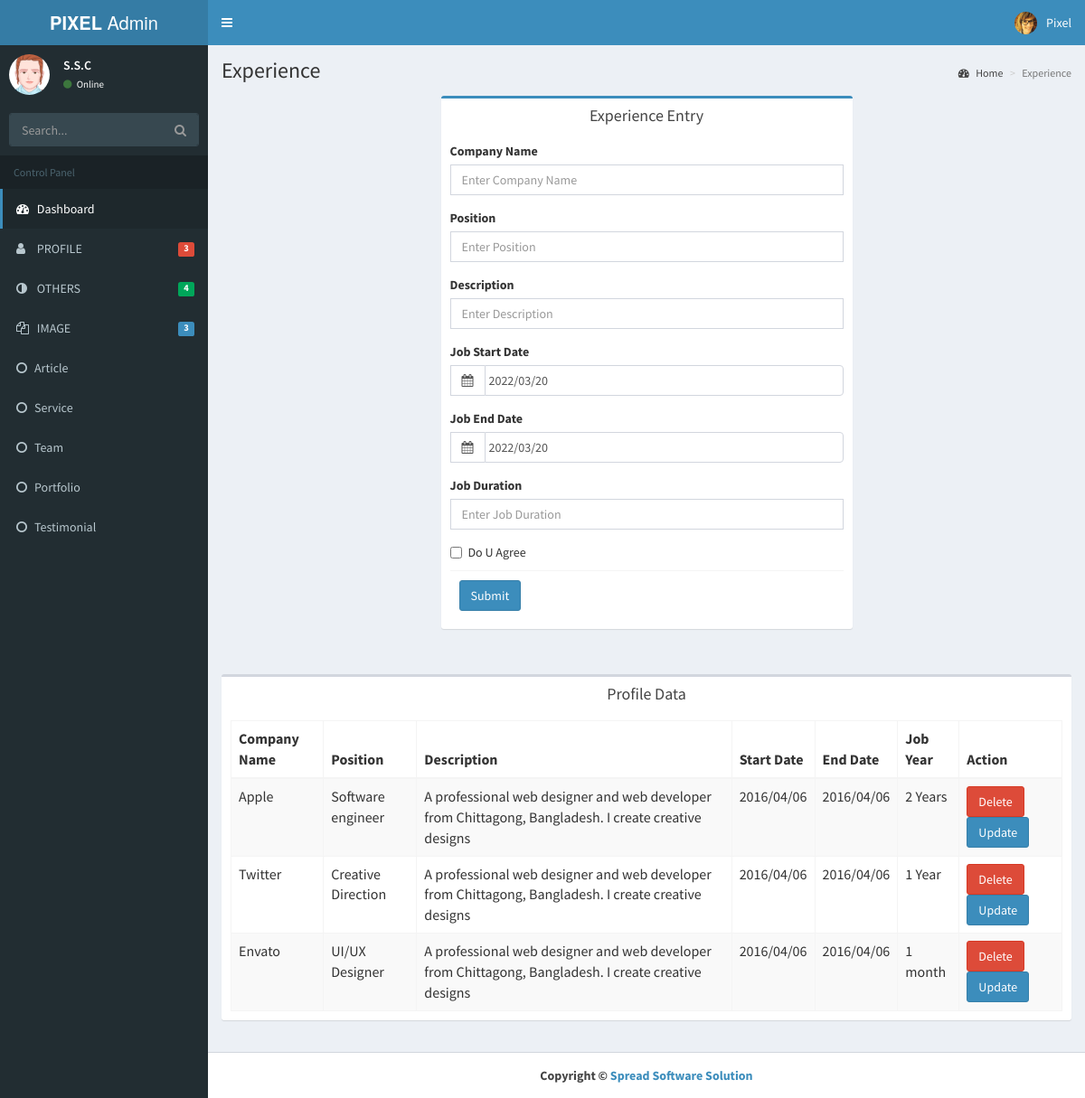
/admin/dashboard.php?page=experience_content (signed in), run on the app's committed database.
### tables this page shows
CREATE TABLE IF NOT EXISTS `experience` (
`id` int(11) NOT NULL,
  `companyName` varchar(50) DEFAULT NULL,
  `position` varchar(50) DEFAULT NULL,
  `description` varchar(100) DEFAULT NULL,
  `startDate` varchar(50) DEFAULT NULL,
  `endDate` varchar(50) DEFAULT NULL,
  `jyear` varchar(20) DEFAULT NULL
);

### core/dbe.inc.php (called while the page is built, shortened)
<?php
    function connect() {
        $mysql_host = 'localhost';
        $mysql_user = 'root';
        $mysql_pass = '';
        $mysql_db = 'blogadmin';
        static $connection;
        if(!isset($connection)) {
            $connection = mysqli_connect($mysql_host,$mysql_user,$mysql_pass,$mysql_db);
        }
        return $connection;
    }
    function query($query) {
        $connection = connect();
        $result = mysqli_query($connection,$query);
        return $result;
    }
    function fetchData($query) {
        $rows = array();
        $result = query($query);
        while ($row = mysqli_fetch_assoc($result)) {
            $rows[] = $row;
        }
        return $rows;
    }
?>

### components/adminuser/experience_content.php (the view, shortened to what this page needs)
       <div class="content-wrapper">
        <section class="content-header">
          <h1>
            Experience
          </h1>
          <ol class="breadcrumb">
            <li><a href="#"><i class="fa fa-dashboard"></i> Home</a></li>
            <li class="active">Experience</li>
          </ol>
        </section>
        <section class="content">
          <div class="row">
            <div class="col-md-6 col-md-offset-3">
              <div class="box box-primary">
                <div class="box-header" style="text-align:center">
                  <h3 class="box-title">Experience Entry</h3>
                </div>
            <form role="form" method="post" name="profile" id = "profile" enctype="multipart/form-data">
                <div class="box-body">
                <div class="form-group">
                      <label for="companyName">Company Name</label>
                      <input type="text" class="form-control" id="companyName"  name="companyName" placeholder="Enter Company Name">
                </div>
                <div class="form-group">
                      <label for="position">Position</label>
                      <input type="text" class="form-control" id="position"  name="position" placeholder="Enter Position">
                </div>
                <div class="form-group">
                      <label for="description">Description</label>
                      <input type="text" class="form-control" id="description"  name="description" placeholder="Enter Description">
                </div>
                <div class="form-group">
                      <label for="startDate">Job Start Date</label>
                      	<div class="input-group">
                      <div class="input-group-addon">
                        <i class="fa fa-calendar"></i>
                      </div>
                       <input type="text" class="datepicker form-control"  data-date-format="yyyy/mm/dd" id="startDate" name="startDate" placeholder="Job Start Date"/>
                       </div>
                </div>
                <div class="form-group">
                      <label for="startDate">Job End Date</label>
                      	<div class="input-group">
                      <div class="input-group-addon">
                        <i class="fa fa-calendar"></i>
                      </div>
                       <input type="text" class="datepicker form-control"  data-date-format="yyyy/mm/dd" id="endDate" name="endDate" placeholder="Job End Date"/>
                       </div>
                </div>
                <div class="form-group">
                      <label for="age">Job Duration</label>
                      <input type="text" class="form-control" id="jyear"  name="jyear" placeholder="Enter Job Duration">
                </div>
                 <div class="checkbox">
                      <label>
                        <input type="checkbox"> Do U Agree
                      </label>
                 </div>
                  <div class="box-footer">
                    <button type="submit" class="btn btn-primary" name="upload" id="upload">Submit</button>
                  </div>
                </div>
                </form>
              </div>
            </div>
          </div>
        </section>
        <section class="content">
          <div class="row">
            <div class="col-xs-12">
        		<div class="box">
                <div class="box-header" style="text-align:center">
                  <h3 class="box-title">Profile Data</h3>
                </div>
                <div class="box-body">
                  <table id="example1" class="table table-bordered table-striped">
                    <thead>
                      <tr>
                        <th>Company Name</th>
                        <th>Position</th>
                        <th>Description</th>
                        <th>Start Date</th>
                        <th>End Date</th>
                        <th>Job Year</th>
                        <th>Action</th>
                      </tr>
                    </thead>
                      <?php
						$query = "select * from experience";
						$record = fetchData($query);
                        foreach ($record as $experience)
							{
                            $id = $experience['id'];
								echo "<tr>";
									echo "<td>".$experience['companyName']."</td>";
									echo "<td>".$experience['position']."</td>";
                                    echo "<td>".$experience['description']."</td>";
									echo "<td>".$experience['startDate']."</td>";
									echo "<td>".$experience['endDate']."</td>";
                                    echo "<td>".$experience['jyear']."</td>";
									echo "<td>
				                            <a href='dashboard.php?page=delete_experience_content&id=$id'><button type='submit' class='btn btn-danger'>Delete</button></a>
		  		                            <a href='dashboard.php?page=update_experience_content&id=$id'><button type='submit' class='btn btn-primary'>Update</button></a>
                                        </td>";
								echo "</tr>";
							}
					 ?>
                   </table>
                </div>
              </div>
            </div>
          </div>
        </section>
</div>

### data on the page
experience: companyName "Apple", position "Software engineer", description "A professional web designer and web developer from Chittagong, Bangladesh. I create creative designs", startDate "2016/04/06", endDate "2016/04/06", jyear "2 Years"
experience: companyName "Twitter", position "Creative Direction", description "A professional web designer and web developer from Chittagong, Bangladesh. I create creative designs", startDate "2016/04/06", endDate "2016/04/06", jyear "1 Year"
experience: companyName "Envato", position "UI/UX Designer", description "A professional web designer and web developer from Chittagong, Bangladesh. I create creative designs", startDate "2016/04/06", endDate "2016/04/06", jyear "1 month"

### other printed values
$_SESSION['userName'] "S.S.C"
